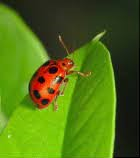
#> input picture md5/original.jpg, 140 x 158 px, found by its file name
$ python test2.py
#> lines starting #> are read from the running program, lines starting #| are printed output that depends on the picture; after the words box and inside, x2 and y2 are one past the last pixel; in counts of white or black regions, pixels touching at a corner belong together
import cv2
import numpy as np


def calculate_dcp(image):
    # Convert the image to Lab color space
    lab_image = cv2.cvtColor(image, cv2.COLOR_BGR2Lab)

    # Extract the L channel (luminance)
    l_channel = lab_image[:, :, 0]

    # Compute the mean and standard deviation of the L channel
    mean_l, std_l = np.mean(l_channel), np.std(l_channel)

    # Threshold for dense color patches
    threshold = mean_l + 2 * std_l

    # Create a binary mask for dense color patches
    dense_patch_mask = (l_channel > threshold).astype(np.uint8)

    return dense_patch_mask


def detect_image_forgery(original_image_path, suspect_image_path):
    # Load images using OpenCV
#> called with original_image_path = 'code\\md5\\original.jpg', suspect_image_path = 'code\\md5\\suspect.jpg'
    original_image = cv2.imread(original_image_path)
#> original_image is the input picture: shape (158, 140, 3); mean B, G, R 19.8, 111.4, 80.6
    suspect_image = cv2.imread(suspect_image_path)
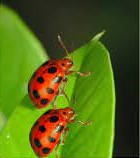
#> input picture md5/suspect.jpg, 140 x 158 px, found by its file name
#> suspect_image is the input picture: shape (158, 140, 3); mean B, G, R 21.7, 101.8, 83.2

    # Calculate DCP for both images
    original_dcp = calculate_dcp(original_image)
#> in calculate_dcp, `lab_image = cv2.cvtColor(image, cv2.COLOR_BGR2Lab)`: lab_image: shape (158, 140, 3); mean of channels 0, 1, 2 108.6, 105.2, 167.7
#> in calculate_dcp, `l_channel = lab_image[:, :, 0]`:
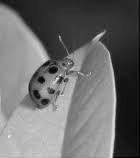
#> l_channel: shape (158, 140); min 0, max 239, mean 108.6
#> in calculate_dcp, `mean_l, std_l = np.mean(l_channel), np.std(l_channel)`: mean_l = 108.6; std_l = 61.19
#> in calculate_dcp, `threshold = mean_l + 2 * std_l`: threshold = 231
#> in calculate_dcp, `dense_patch_mask = (l_channel > threshold).astype(np.uint8)`:
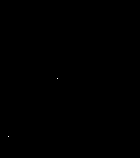
#> dense_patch_mask: shape (158, 140); values 0 (black) and 1 (white), 0.01% white in thin lines or dots, all inside (x1, y1, x2, y2) = (8, 78, 58, 137)
    suspect_dcp = calculate_dcp(suspect_image)
#> in calculate_dcp (call 2), `lab_image = cv2.cvtColor(image, cv2.COLOR_BGR2Lab)`: lab_image: shape (158, 140, 3); mean of channels 0, 1, 2 102.7, 111.2, 165.1
#> in calculate_dcp (call 2), `l_channel = lab_image[:, :, 0]`:
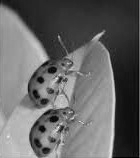
#> l_channel: shape (158, 140); min 0, max 253, mean 102.7
#> in calculate_dcp (call 2), `mean_l, std_l = np.mean(l_channel), np.std(l_channel)`: mean_l = 102.7; std_l = 58.19
#> in calculate_dcp (call 2), `threshold = mean_l + 2 * std_l`: threshold = 219
#> in calculate_dcp (call 2), `dense_patch_mask = (l_channel > threshold).astype(np.uint8)`: dense_patch_mask: shape (158, 140); values 0 (black) and 1 (white), 0.1% white in thin lines or dots, all inside (x1, y1, x2, y2) = (7, 78, 113, 156)

    # Perform a pixel-wise comparison
    difference_map = cv2.absdiff(original_dcp, suspect_dcp)

    # Count the number of non-zero pixels in the difference map
    non_zero_pixels = np.count_nonzero(difference_map)
#> non_zero_pixels = 23

    # Define a threshold for forgery detection
    threshold = 0.02 * original_image.size
#> threshold = 1327.2

    if non_zero_pixels > threshold:
        print("Forgery Detected: Images differ significantly in dense color patches.")
    else:
        print("Images appear authentic: No significant differences in dense color patches.")


if __name__ == "__main__":
    original_image_path = "code\md5\original.jpg"
    suspect_image_path = "code\md5\suspect.jpg"

    detect_image_forgery(original_image_path, suspect_image_path)
